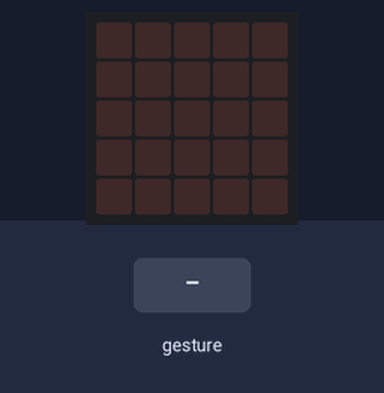
Bench run of a program on a simulated BBC micro:bit running MicroPython. Shown: the board's 5×5 LED display. Inputs (shaded band) come from the test bench. Dim RGB values are drawn brighter than linear; random numbers come from a fixed seed; a tilt is held for 1.5 s and a shake lasts 1 s, then the board lies face up again.

Above: at 1.2 s.
1.3 s: gesture 'shake'
At 2.06 s:
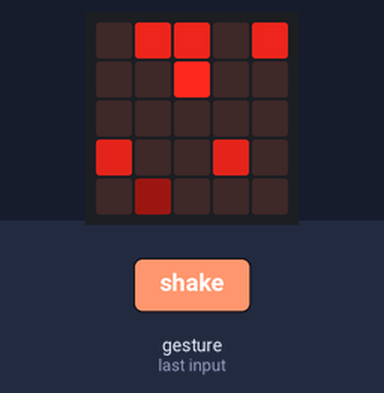
4.3 s: gesture 'shake'
At 5.31 s:
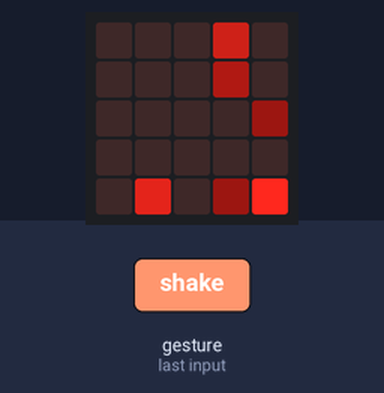
7.3 s: gesture 'shake'
At 8.1 s:
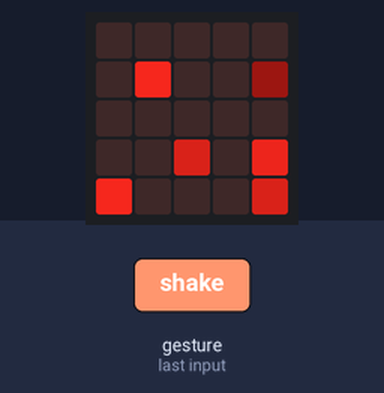
10.3 s: gesture 'shake'
At 10.62 s:
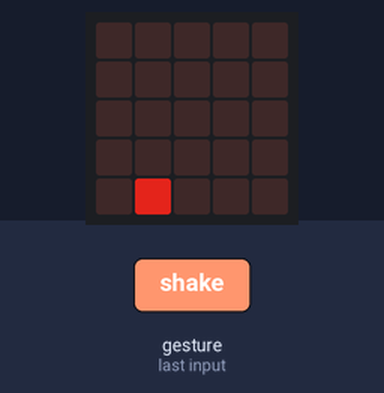
13.3 s: gesture 'shake'
At 13.58 s:
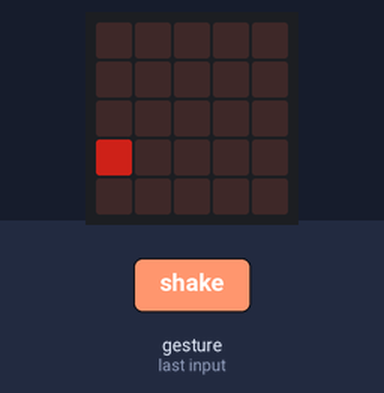

Measured:
- after the input at 1.3 s, the display: first changes after 0.20 s (image 1 shows a later state)
- after the input at 4.3 s, the display: first changes after 0.28 s (image 2 shows a later state)
- after the input at 7.3 s, the display: first changes after 0.20 s (image 3 shows a later state)
- after the input at 10.3 s, the display: changes after 0.20 s (image 4)
- after the input at 13.3 s, the display: changes after 0.20 s (image 5)

The program:

twinklefade.py
```python
from microbit import *
import random

def twinkle(amount):
    for i in range(amount):
        x = random.randint(0, 4)
        y = random.randint(0, 4)
        bright = random.randint(0, 9)
        display.set_pixel(x, y, bright)
        sleep(80)

def fadeout():
    while True:
        for b in range(0, 10):
            for x in range(0, 5):
                for y in range(0, 5):
                    bright = display.get_pixel(x, y)
                    if bright > 0:
                        display.set_pixel(x, y, bright - 1)
            sleep(100)  # pause after each brightness change
        break  # stop the loop

while True:
    if accelerometer.was_gesture("shake"):
        display.clear()
        twinkle(20)
        fadeout()
```
